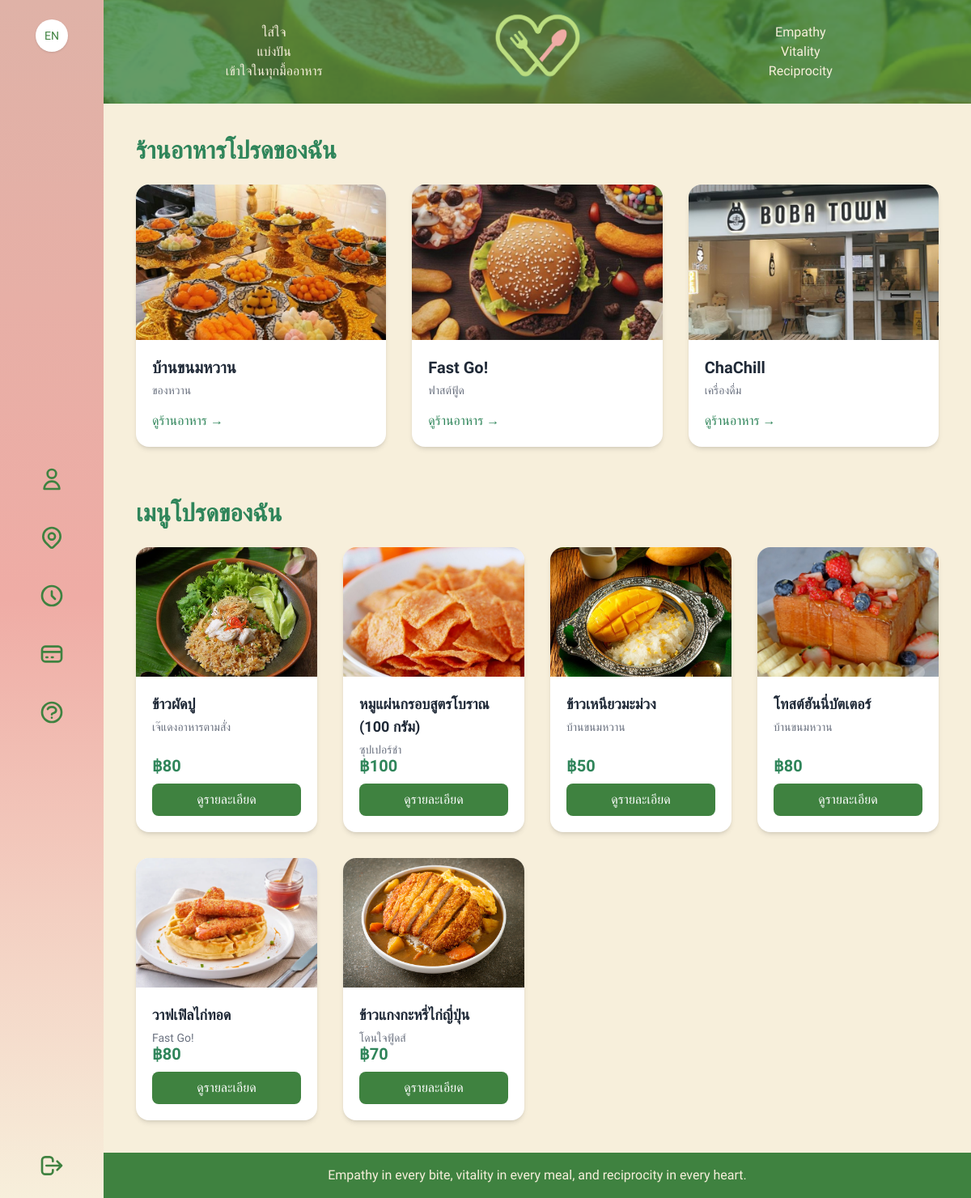
The page /favorites/ (signed in) on the database its author committed.
### myapp/models.py (models this page shows, shortened)
class Restaurant(models.Model):
    name       = models.CharField("ชื่อร้าน", max_length=100)
    category   = models.ForeignKey(Category, on_delete=models.SET_NULL,
                                   null=True, related_name='restaurants')
    image      = models.ImageField("รูปภาพร้าน", upload_to='restaurants/', blank=True)
    description= models.TextField("คำอธิบาย", blank=True)
    favorites  = models.ManyToManyField(User,
                       blank=True,
                       related_name='favorite_restaurants',
                       verbose_name="ผู้ที่ชื่นชอบ")
    class Meta:
        verbose_name        = "ร้านอาหาร"
        verbose_name_plural = "ร้านอาหาร"

class Category(models.Model):
    name         = models.SlugField("รหัสหมวด", max_length=50, unique=True)
    display_name = models.CharField("ชื่อหมวด", max_length=100)
    image        = models.ImageField("รูปหมวด", upload_to='categories/', blank=True)
    class Meta:
        verbose_name        = "หมวดหมู่อาหาร"
        verbose_name_plural = "หมวดหมู่อาหาร"

class Menu(models.Model):
    restaurant      = models.ForeignKey(
        'Restaurant',
        on_delete=models.CASCADE,
        related_name='menus',
        verbose_name='ร้านอาหาร'
    )
    title           = models.CharField("ชื่อเมนู", max_length=100)
    image           = models.ImageField("รูปเมนู", upload_to='menus/', blank=True)
    description     = models.TextField("คำอธิบายสั้น", blank=True)
    details         = models.TextField("รายละเอียดเพิ่มเติม", blank=True)
    price           = models.DecimalField("ราคาปกติ", max_digits=8, decimal_places=2)
    discount_price = models.DecimalField(
    "ราคาหลังลด", max_digits=8, decimal_places=2,
    default=0.0,
    help_text="ถ้าไม่ลด ก็ใส่เท่ากับราคาปกติ"
    )
    start_time      = models.TimeField(
        "เวลาเริ่มขาย", default=timezone.now,
        help_text="เช่น 10:00:00"
    )
    end_time        = models.TimeField(
        "เวลาปิดขาย", default=timezone.now,
        help_text="เช่น 22:00:00"
    )
    favorites       = models.ManyToManyField(
        settings.AUTH_USER_MODEL,
        blank=True,
        related_name='favorite_menus',
        verbose_name="ผู้ที่ชื่นชอบ"
    )
    class Meta:
        verbose_name        = "เมนู"
        verbose_name_plural = "เมนู"
    @property
    def sold_count(self):
        """
        สมมติว่าคุณมี OrderItem model ที่มี
        ForeignKey ไปที่ Menu และ field ชื่อ 'quantity'
        """
        result = self.orderitem_set.aggregate(total=Sum('quantity'))['total']
        return result or 0
    sold_count.fget.short_description = "ขายแล้ว"

### myapp/views.py (the view)
# urls.py: path('favorites/', views.favorites_view, name='favorites'),
@login_required
def favorites_view(request):
    fav_rests = request.user.favorite_restaurants.all()
    fav_menus = request.user.favorite_menus.all()
    fav_deals = FavoriteDeal.objects.filter(
        user=request.user
    ).select_related('deal')
    return render(request, 'favorites.html', {
        'favorite_restaurants': fav_rests,
        'favorite_menus'      : fav_menus,
        'favorite_deals'      : fav_deals,
    })

### myapp/templates/favorites.html (shortened to what this page needs)
{% extends 'base.html' %}
{% load static %}
{% load i18n %}
{% block content %}
<div class="container mx-auto px-4 py-10">
  <section class="mb-16">
    <h2 class="text-3xl font-extrabold text-[#2F855A] mb-6">{% trans "My Favorite Restaurants" %}</h2>
    {% if favorite_restaurants %}
      <div class="grid gap-8 sm:grid-cols-2 lg:grid-cols-3">
        {% for r in favorite_restaurants %}
          <div class="group relative bg-white rounded-2xl overflow-hidden shadow-md hover:shadow-xl transition-shadow duration-300">
            {% if r.image %}
              <img
                src="{{ r.image.url }}"
                alt="{{ r.name }}"
                class="w-full h-48 object-cover group-hover:scale-105 transition-transform duration-300"
              >
            {% else %}
              <div class="w-full h-48 bg-gray-200 flex items-center justify-center text-gray-400">
                {% trans "No Image" %}
              </div>
            {% endif %}
            <div class="p-5">
              <h3 class="text-xl font-semibold text-gray-800">{{ r.name }}</h3>
              <p class="text-sm text-gray-500 mt-1">{{ r.category.display_name }}</p>
              <a
                href="{% url 'restaurant_detail' r.id %}"
                class="inline-block mt-4 font-medium text-[#2F855A] hover:text-[#276749] transition-colors"
              >
                {% trans "View Restaurant" %} →
              </a>
            </div>
          </div>
        {% endfor %}
      </div>
    {% endif %}
  </section>
<section>
  <h2 class="text-3xl font-extrabold text-[#2F855A] mb-6">{% trans "My Favorite Menus" %}</h2>
  {% if favorite_menus %}
    <div class="grid gap-8 sm:grid-cols-2 lg:grid-cols-4">
      {% for m in favorite_menus %}
        <div class="group relative bg-white rounded-2xl overflow-hidden shadow-md hover:shadow-xl transition-shadow duration-300 flex flex-col">
          {% if m.image %}
            <img
              src="{{ m.image.url }}"
              alt="{{ m.title }}"
              class="w-full h-40 object-cover group-hover:scale-105 transition-transform duration-300"
            >
          {% else %}
            <div class="w-full h-40 bg-gray-200 flex items-center justify-center text-gray-400">
              {% trans "No Image" %}
            </div>
          {% endif %}
          <div class="p-5 flex-1 flex flex-col">
            <h3 class="text-lg font-semibold text-gray-800">{{ m.title }}</h3>
            <p class="text-sm text-gray-500 mt-1">{{ m.restaurant.name }}</p>
            <div class="mt-auto">
              <p class="text-xl font-bold text-[#2F855A] leading-none mb-3">
                ฿{{ m.discounted_price|default:m.discount_price|default:m.price|floatformat:0 }}
              </p>
              <a
                href="{% url 'menu_detail' m.id %}"
                class="block w-full bg-[#3F8240] hover:bg-[#2f6831] text-white text-center font-medium py-2 rounded-lg transition-colors"
              >
                {% trans "View Details" %}
              </a>
            </div>
          </div>
        </div>
      {% endfor %}
    </div>
  {% endif %}
</section>
</div>
{% endblock %}

### myapp/templates/base.html (style rules this page uses)
body { font-family:'Prompt','Montserrat',sans-serif; }

### rows shown on the page
Restaurant: image (picture), name "บ้านขนมหวาน", category.display_name "ของหวาน"
Restaurant: image (picture), name "Fast Go!", category.display_name "ฟาสต์ฟู้ด"
Restaurant: image (picture), name "ChaChill", category.display_name "เครื่องดื่ม"
Menu: image (picture), title "ข้าวผัดปู", restaurant.name "เจ๊แดงอาหารตามสั่ง", discounted_price "80"
Menu: image (picture), title "หมูแผ่นกรอบสูตรโบราณ (100 กรัม)", restaurant.name "ซุปเปอร์ชำ", discounted_price "100"
Menu: image (picture), title "ข้าวเหนียวมะม่วง", restaurant.name "บ้านขนมหวาน", discounted_price "50"
Menu: image (picture), title "โทสต์ฮันนี่บัตเตอร์", restaurant.name "บ้านขนมหวาน", discounted_price "80"
Menu: image (picture), title "วาฟเฟิลไก่ทอด", restaurant.name "Fast Go!", discounted_price "80"
Menu: image (picture), title "ข้าวแกงกะหรี่ไก่ญี่ปุ่น", restaurant.name "โดนใจฟู้ดส์", discounted_price "70"
